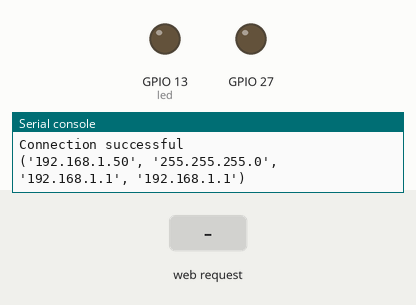
A program run on a simulated ESP32 board running MicroPython. Parts: output pins drawn as LEDs (lit = HIGH), the last lines printed to the serial console. The test bench sets the inputs (shaded band). WiFi joins after 1.5 s.

Above: at 2.7 s.
2.8 s: HTTP request GET /?led=on received
At 4.6 s:
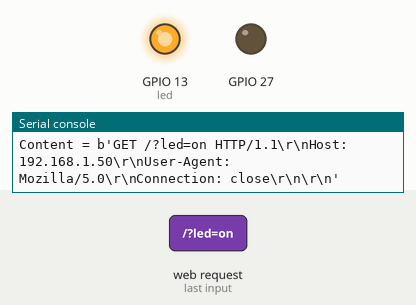
5.3 s: HTTP request GET /?led=off received
At 7.7 s:
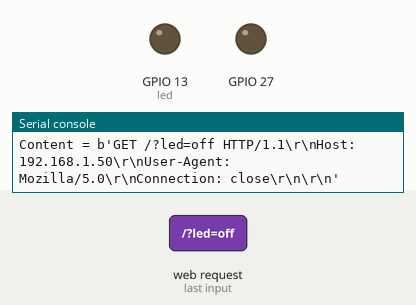
Timing chart, 0 to 9.2 s (numbered marks = the images above; inputs shaded):
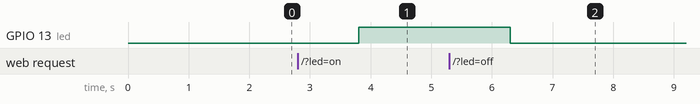

The program:

main.py
```python
#Cliente

#funcion para mover el servo a un angulo determinado(esta funcion solo mueve el servo a el angulo y se detiene NO mantiene la posicion si una fuerza extenrna lo mueve)
def servo(pin,angulo):
  for i in range(50):
    pausa = int((float(angulo)*2000.0/180.0)+425.0)
    Pin(pin, Pin.OUT, value=1)
    utime.sleep_us(pausa)
    Pin(pin, Pin.OUT, value=0)
    utime.sleep_us(20000-pausa)

# esta funcion despliega el sitio web para controlar el interruptor virtual (para ver con mas detalle el sito vea el archivo index.html y style.css)
def web_page():
  if led.value() == 1:
    gpio_state="1"
  else:
    gpio_state="0"
  css = r"""<style type="text/css">button{font-family:Helvetica,Arial,sans-serif;position:relative;color:#cfcfcf;font-size:2em;cursor:pointer;background:#efefef;background:-moz-linear-gradient(top,rgba(239,239,239,1) 25%,rgba(226,226,226,1) 50%,rgba(239,239,239,1) 75%);background:-webkit-gradient(linear,left top,left bottom,color-stop(25%,rgba(239,239,239,1)),color-stop(50%,rgba(226,226,226,1)),color-stop(75%,rgba(239,239,239,1)));background:-webkit-linear-gradient(top,rgba(239,239,239,1) 25%,rgba(226,226,226,1) 50%,rgba(239,239,239,1) 75%);background:-o-linear-gradient(top,rgba(239,239,239,1) 25%,rgba(226,226,226,1) 50%,rgba(239,239,239,1) 75%);background:-ms-linear-gradient(top,rgba(239,239,239,1) 25%,rgba(226,226,226,1) 50%,rgba(239,239,239,1) 75%);background:linear-gradient(top,rgba(239,239,239,1) 25%,rgba(226,226,226,1) 50%,rgba(239,239,239,1) 75%);width:300px;height:400px;padding:70px 0 70px 0;border:none;-moz-box-shadow:0 3px 10px 1px #894e30,0 0 1px 2px #917760,inset 0 -6px 2px rgba(0,0,0,"""+""".15),inset 0 5px 2px rgba(0,0,0,.1),inset 0 12px 2px #fff;-webkit-box-shadow:0 3px 10px 1px #894e30,0 0 1px 2px #917760,inset 0 -6px 2px rgba(0,0,0,"""+""".15),inset 0 5px 2px rgba(0,0,0,.1),inset 0 12px 2px #fff;box-shadow:0 3px 10px 1px #894e30,0 0 1px 2px #917760,inset 0 -6px 2px rgba(0,0,0,.15),inset 0 5px 2px rgba(0,0,0,.1),inset 0 12px 2px #fff;-moz-border-radius:60px;-webkit-border-radius:60px;border-radius:60px;-webkit-tap-highlight-color:transparent;outline:0}button::-moz-focus-inner"""+r"""{border:0}button span:after,button span:before,button:after,button:before{font-size:"""+""".5em;font-weight:700;color:#999;text-shadow:0 1px 0 #fff;position:absolute;top:25px;left:30px;width:21px;height:21px;line-height:21px;-moz-border-radius:60px;-webkit-border-radius:60px;border-radius:60px;-moz-box-shadow:0 2px 1px #fff,inset 0 1px 1px #aaa,inset 0 2px 2px #999,inset 0 8px 4px rgba(255,255,255,.5),inset 0 0 5px rgba(0,0,0,.1);-webkit-box-shadow:0 2px 1px #fff,inset 0 1px 1px #aaa,inset 0 2px 2px #999,inset 0 8px 4px rgba(255,255,255,.5),inset 0 0 5px rgba(0,0,0,.1);box-shadow:0 2px 1px #fff,inset 0 1px 1px #888,inset 0 2px 3px #999,inset 0 8px 4px rgba(255,255,255,.7),inset 0 0 10px rgba(0,0,0,.1);background:-moz-linear-gradient(top,rgba(152,152,152,0) 0,rgba(255,255,255,1) 100%);background:-webkit-gradient(linear,left top,left bottom,color-stop(0,rgba(152,152,152,0)),color-stop(100%,rgba(255,255,255,1)));background:-webkit-linear-gradient(top,rgba(152,152,152,0) 0,rgba(255,255,255,1) 100%);background:-o-linear-gradient(top,rgba(152,152,152,0) 0,rgba(255,255,255,1) 100%);background:-ms-linear-gradient(top,rgba(152,152,152,0) 0,rgba(255,255,255,1) 100%);background:linear-gradient(top,rgba(152,152,152,0) 0,rgba(255,255,255,1) 100%)}button:after{left:auto;right:30px}button span:before{left:-90px;top:278px}button span:after{top:278px;left:auto;right:-90px}button span{width:160px;z-index:1;position:relative;height:250px;display:block;margin:0 auto;-moz-border-radius:40px;-webkit-border-radius:40px;border-radius:40px;background:#fff;-moz-box-shadow:inset 0 0 1px 1px #ccc,inset 0 0 0 8px #ddd,inset 0 0 0 10px #888,inset 0 10px 0 10px #fff;-webkit-box-shadow:inset 0 0 1px 1px #ccc,inset 0 0 0 8px #ddd,inset 0 0 0 10px #888,inset 0 10px 0 10px #fff;box-shadow:inset 0 0 1px 1px #ccc,inset 0 0 0 8px #ddd,inset 0 0 0 10px #888,inset 0 10px 0 10px #fff}button span>b:first-child"""+r"""{position:absolute;text-shadow:0 -1px 0 #666,0 1px 0 #fff;top:11px;left:10px;height:70%;width:140px;padding-top:10px;color:#ccc;-moz-border-radius:31px;-webkit-border-radius:31px;border-radius:31px;background:#e5e5e5;background:-moz-linear-gradient(top,rgba(229,229,229,1) 0,rgba(255,255,255,1) 60%,rgba(255,255,255,1) 100%);background:-webkit-gradient(linear,left top,left bottom,color-stop(0,rgba(229,229,229,1)),color-stop(60%,rgba(255,255,255,1)),color-stop(100%,rgba(255,255,255,1)));background:-webkit-linear-gradient(top,rgba(229,229,229,1) 0,rgba(255,255,255,1) 60%,rgba(255,255,255,1) 100%);background:-o-linear-gradient(top,rgba(229,229,229,1) 0,rgba(255,255,255,1) 60%,rgba(255,255,255,1) 100%);background:-ms-linear-gradient(top,rgba(229,229,229,1) 0,rgba(255,255,255,1) 60%,rgba(255,255,255,1) 100%);background:linear-gradient(top,rgba(229,229,229,1) 0,rgba(255,255,255,1) 60%,rgba(255,255,255,1) 100%);-moz-box-shadow:inset 0 7px 10px rgba(0,0,0,.07);-webkit-box-shadow:inset 0 7px 10px rgba(0,0,0,.07);box-shadow:inset 0 7px 10px rgba(0,0,0,.07)}button span>b:last-child{position:absolute;bottom:17%;color:#eee;text-shadow:0 -1px 0 #ddd,0 1px 0 #fff;width:140px;height:18%;left:10px;padding-top:20px;-moz-border-radius:40px;-webkit-border-radius:40px;border-radius:40px;background:#fff}button span>b:last-child:before{content:"";position:absolute;background:rgba(0,0,0,"""+""".2);top:17px;left:0;width:140px;height:80px;-moz-border-radius:30px;-webkit-border-radius:35px;border-radius:30px;z-index:-1;-moz-box-shadow:inset 0 -10px 10px rgba(255,255,255,.2),0 15px 20px 2px rgba(0,0,0,.2),0 50px 30px 2px rgba(0,0,0,.1);-webkit-box-shadow:inset 0 -10px 10px rgba(255,255,255,.2),0 15px 20px 2px rgba(0,0,0,.2),0 50px 30px 2px rgba(0,0,0,.1);box-shadow:inset 0 -10px 10px rgba(255,255,255,.2),0 15px 20px 2px rgba(0,0,0,.2),0 50px 30px 2px rgba(0,0,0,.1)}button.off span{-moz-box-shadow:inset 0 0 1px 1px #ccc,inset 0 0 0 8px #ddd,inset 0 0 0 10px #888,inset 0 10px 2px 1px rgba(0,0,0,.15),inset 0 10px 6px rgba(0,0,0,.5),inset 0 14px 14px rgba(0,0,0,.3),inset 0 40px 0 #fff;-webkit-box-shadow:inset 0 0 1px 1px #ccc,inset 0 0 0 8px #ddd,inset 0 0 0 10px #888,inset 0 10px 2px 1px rgba(0,0,0,.15),inset 0 10px 6px rgba(0,0,0,.5),inset 0 14px 14px rgba(0,0,0,.3),inset 0 40px 0 #fff;box-shadow:inset 0 0 1px 1px #ccc,inset 0 0 0 8px #ddd,inset 0 0 0 10px #888,inset 0 10px 2px 1px rgba(0,0,0,.15),inset 0 10px 6px rgba(0,0,0,.5),inset 0 14px 14px rgba(0,0,0,.3),inset 0 40px 0 #fff}button.off span>b:first-child"""+r"""{color:#aaa;top:18%;left:12px;height:70%;width:136px;padding-top:10px;-moz-border-radius:35px;-webkit-border-radius:35px;border-radius:35px;background:#d8d8d8;background:-moz-linear-gradient(top,rgba(216,216,216,1) 0,rgba(255,255,255,1) 72%);background:-webkit-gradient(linear,left top,left bottom,color-stop(0,rgba(216,216,216,1)),color-stop(72%,rgba(255,255,255,1)));background:-webkit-linear-gradient(top,rgba(216,216,216,1) 0,rgba(255,255,255,1) 72%);background:-o-linear-gradient(top,rgba(216,216,216,1) 0,rgba(255,255,255,1) 72%);background:-ms-linear-gradient(top,rgba(216,216,216,1) 0,rgba(255,255,255,1) 72%);background:linear-gradient(top,rgba(216,216,216,1) 0,rgba(255,255,255,1) 72%)}button"""+""".off span>b:last-child"""+r"""{position:absolute;text-shadow:0 -1px 0 #bbb,0 1px 0 #fff;color:#dfdfdf;top:auto;bottom:7%;left:6%;background:0 0}button"""+""".off span>b:last-child:before{display:none}.dark"""+r"""{display:none;position:absolute;top:0;left:0;width:100%;height:110%;background:#000!important;z-index:1000;-moz-opacity:"""+""".9;opacity:.9}body,html"""+r"""{height:100%;overflow:hidden;background-attachment:fixed;background: #000;margin:0}body{background:-moz-radial-gradient(center,ellipse cover,rgba(237,237,237,0) 0,rgba(61,22,9,"""+""".63) 100%);background:-webkit-gradient(radial,center center,0,center center,100%,color-stop(0,rgba(237,237,237,0)),color-stop(100%,rgba(61,22,9,.63)));background:-webkit-radial-gradient(center,ellipse cover,rgba(237,237,237,0) 0,rgba(61,22,9,.63) 100%);background:-o-radial-gradient(center,ellipse cover,rgba(237,237,237,0) 0,rgba(61,22,9,.63) 100%);background:-ms-radial-gradient(center,ellipse cover,rgba(237,237,237,0) 0,rgba(61,22,9,.63) 100%);background:radial-gradient(center,ellipse cover,rgba(237,237,237,0) 0,rgba(61,22,9,.63) 100%);text-align:center;padding-top:10%}footer{font-size:12px;font-weight:700;font-family:Helvetica,Arial,sans-serif;line-height:1.6em;margin-top:2%;color:#4b3324;text-shadow:0 1px 0 #dab59c;-moz-opacity:.6;-khtml-opacity:.6;opacity:.6;-moz-transition:all .4s;-webkit-transition:all .4s;-o-transition:all .4s;transition:all .4s}footer:hover{-moz-opacity:1;-khtml-opacity:1;opacity:1}footer a:link,footer a:visited{color:#7b1232;text-decoration:none;border-bottom:dotted 1px #aa214b}footer a:hover{color:#aa214b}footer a:active{top:1px;position:relative}#enabled{margin-bottom:2%}footer label{vertical-align:6%;cursor:pointer}.twitter-share-button{vertical-align:-15%;margin-right:-25px!important}.logo{border-bottom:none!important;-moz-opacity:.3;-khtml-opacity:.3;opacity:.3;padding:15px;display:inline-block;-moz-transition:all .4s;-webkit-transition:all .4s;-o-transition:all .4s;transition:all .4s}.logo:hover{-moz-opacity:1;-khtml-opacity:1;opacity:1}</style>"""
  html = u"""<!doctype html><head> <meta charset="utf-8"> <meta http-equiv="X-UA-Compatible" content="IE=edge,chrome=1"><title>Light Switch with CSS3 &amp; HTML5</title> <meta name="author" content="https://plus.google.com/116801469202683881648/"/> <meta name="viewport" content="width=device-width, initial-scale=0.55"/>"""+css+"""</head><body> <button> <span> <b>I</b> <b>O</b> </span> </button> <script src="http://ajax.googleapis.com/ajax/libs/jquery/1.6.2/jquery.min.js"></script> <script type="text/javascript">/* iOS re-orientation fix */ if (navigator.userAgent.match(/iPhone/i) || navigator.userAgent.match(/iPad/i)){var viewportmeta=document.querySelectorAll('meta[name="viewport"]')[0]; if (viewportmeta){viewportmeta.content='width=device-width, minimum-scale=1.0, maximum-scale=1.0'; document.body.addEventListener('gesturestart', function(){viewportmeta.content='width=device-width, minimum-scale=0.25, maximum-scale=1.6';}, false);}/* iOS hides Safari address bar */ window.addEventListener("load",function()"""+r"""{setTimeout(function(){window"""+""".scrollTo(0, 1);}"""+""", 1000);});}var state="""+gpio_state+"""; if (state==0){$("button").toggleClass("off");}else if (state==1){$("button").removeClass();}$(document).ready(function(){/* on button click, toggle class "OFF" for the switch */ $("button").click(function (){if (state==1){$("button").toggleClass("off"); window.location.href='/?led=off';}else if (state==0){$("button").removeClass();window.location.href='/?led=on';"""+r"""}}"""+""");}); </script></body></html>"""
  return html

#conectando con el servidor
s = socket.socket(socket.AF_INET, socket.SOCK_STREAM)
s.bind(('', 80))
s.listen(5)

#bucle de control
while True:
  #aceptando la conexion con el servidor
  conn, addr = s.accept()
  print('Got a connection from %s' % str(addr))
  request = conn.recv(1024)
  request = str(request)
  print('Content = %s' % request)

  #espera respuesta del precinar el boton a traves del metodo GET
  led_on = request.find('/?led=on')
  led_off = request.find('/?led=off')

  #si la instruccion esta en la request se toma accion
  if led_on == 6:
    #print('LED ON')
    servo(27,0)
    led.value(1)
  if led_off == 6:
    #print('LED OFF')
    servo(27,135)
    led.value(0)
  #se recarga lapagina luego de tomar accion
  response = web_page()
  conn.send('HTTP/1.1 200 OK\n')
  conn.send('Content-Type: text/html\n')
  conn.send('Connection: close\n\n')
  conn.sendall(response)
  conn.close()
```

boot.py
```python
# Servidor
try:
	import usocket as socket
except:
	import socket

from machine import Pin
import network

import esp
esp.osdebug(None)

import gc
gc.collect()

import utime

# credenciales para conectase con la red
ssid = 'nombre de la red aqui'
password = 'contrasena aqui'

#configurando  Conexion

station = network.WLAN(network.STA_IF)

station.active(True)
station.connect(ssid, password)

#esperando hasta obtener conexion y establecer una ip
while station.isconnected() == False:
	print('waiting...')
	pass

#se imprime la ip atraves de la consola
print('Connection successful')
print(station.ifconfig())
# led para indicar el estado de funcionamiento
led = Pin(13, Pin.OUT)
```

Measured:
- after the input at 2.8 s, GPIO 13 (led): LOW → HIGH after 1.0 s
- after the input at 5.3 s, GPIO 13 (led): HIGH → LOW after 1.0 s
